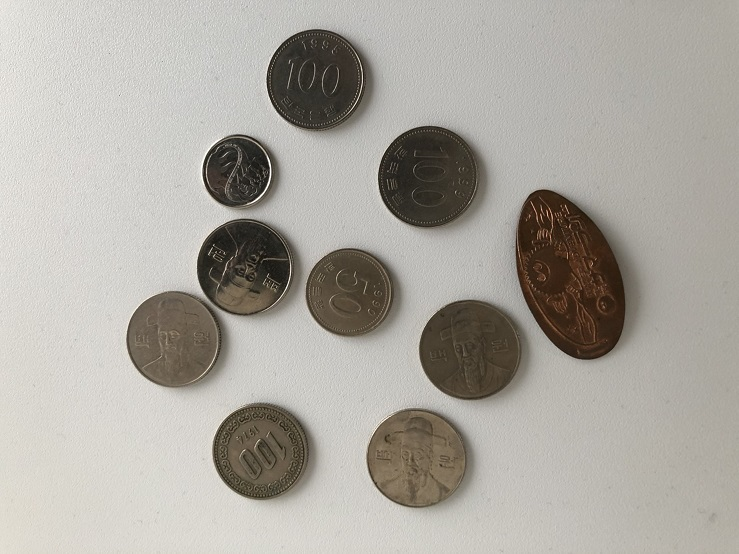
#> input picture image_test/S__26132483.jpg, 739 x 554 px
$ python main.py
#> lines starting #> are read from the running program, lines starting #| are printed output that depends on the picture; after the words box and inside, x2 and y2 are one past the last pixel; in counts of white or black regions, pixels touching at a corner belong together
import cv2
from matplotlib import pyplot as plt

img_bgr = cv2.imread('S__26132483.jpg')
#> img_bgr is the input picture: shape (554, 739, 3); mean B, G, R 159.9, 167.2, 171.1

cv2.imshow("img_bgr", img_bgr)
# pause
keycode = cv2.waitKey(0)
#> (key Esc is pressed here)
# ESC key to exit
if keycode == 27:
    cv2.destroyAllWindows()

img_bitwise_not_bgr = cv2.bitwise_not(img_bgr)
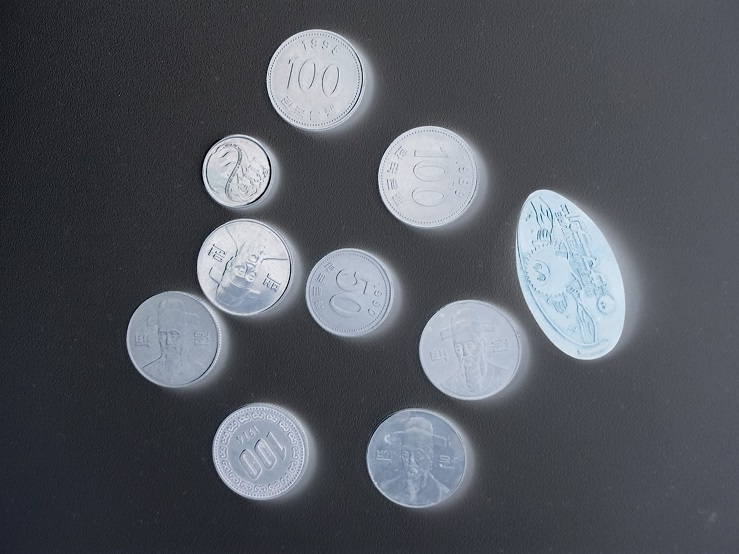
#> img_bitwise_not_bgr: shape (554, 739, 3); mean B, G, R 95.1, 87.8, 83.9

cv2.imshow("img_bitwise_not_bgr", img_bitwise_not_bgr)
# pause
keycode = cv2.waitKey(0)
#> (key Esc is pressed here)
# ESC key to exit
if keycode == 27:
    cv2.destroyAllWindows()

img_bitwise_not_bgr2gray = cv2.cvtColor(img_bitwise_not_bgr, cv2.COLOR_BGR2GRAY)
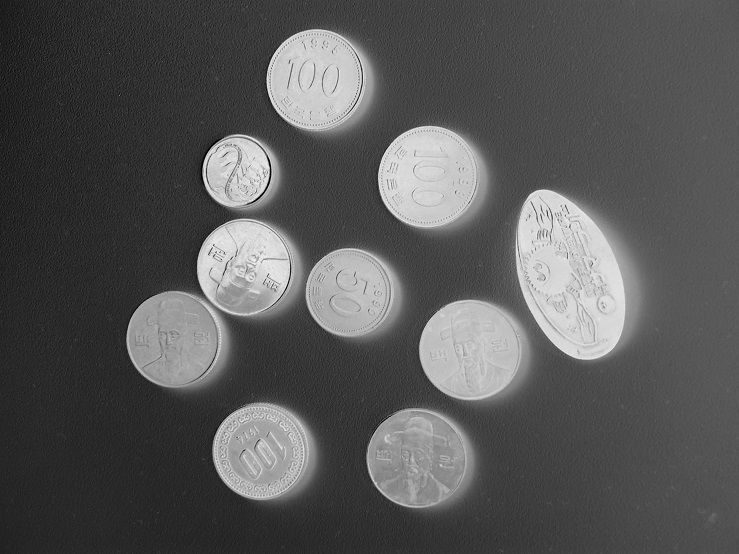
#> img_bitwise_not_bgr2gray: shape (554, 739); min 1, max 246, mean 87.4

cv2.imshow("img_bitwise_not_bgr2gray", img_bitwise_not_bgr2gray)
# pause
keycode = cv2.waitKey(0)
#> (key Esc is pressed here)
# ESC key to exit
if keycode == 27:
    cv2.destroyAllWindows()

ret, img_binary = cv2.threshold(img_bitwise_not_bgr2gray, 150, 255, cv2.THRESH_BINARY)
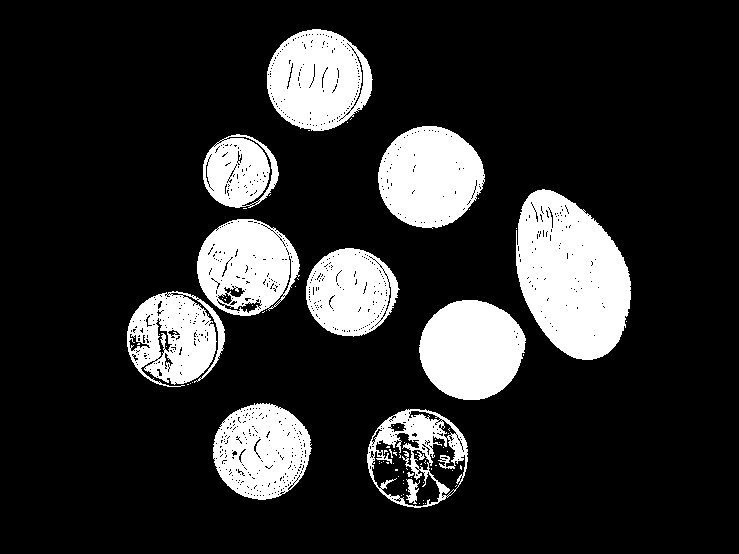
#> img_binary: shape (554, 739); 17.6% white; 82 white regions (69 under 20 px)

cv2.imshow("img_binary", img_binary)
# pause
keycode = cv2.waitKey(0)
#> (key Esc is pressed here)
# ESC key to exit
if keycode == 27:
    cv2.destroyAllWindows()

contours, hierarchy = cv2.findContours(img_binary, cv2.RETR_EXTERNAL, cv2.CHAIN_APPROX_NONE)
#> contours = 27 contours, 17 with area under 20; largest, box (x1, y1, x2, y2) and area: (516, 189, 631, 360) 14009, (378, 126, 485, 229) 8214, (267, 29, 373, 131) 8116, (419, 300, 526, 400) 8090, (367, 409, 468, 508) 7654
img_contour = cv2.drawContours(img_bgr, contours, -1, (0, 255, 0), 2)
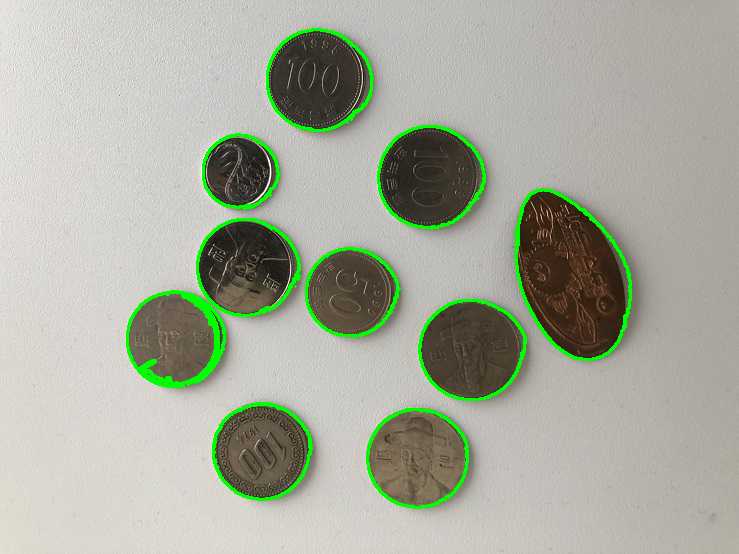
#> img_contour: shape (554, 739, 3); mean B, G, R 157.3, 171.9, 167.9

cv2.imshow("img_contour", img_contour)
# pause
keycode = cv2.waitKey(0)
#> (key Esc is pressed here)
# ESC key to exit
if keycode == 27:
    cv2.destroyAllWindows()
